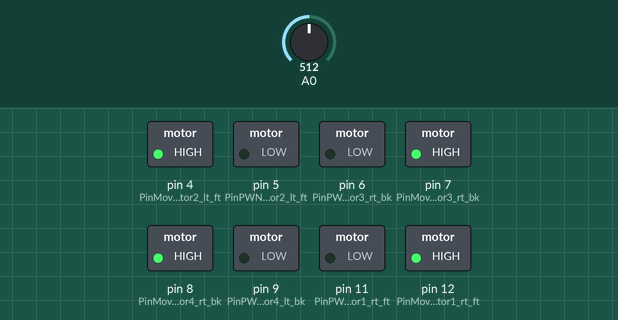
Recording of a sketch running on a simulated Arduino Uno, built with avr-gcc and run on an emulated ATmega328P. Shown: switched loads named in the sketch (green lamp = pin HIGH). The inputs (shaded band) are chosen by the test bench; at power-on: A0 = 512.

Above: at 1.8 s.
1.9 s: A0 set to 339
At 3.4 s:
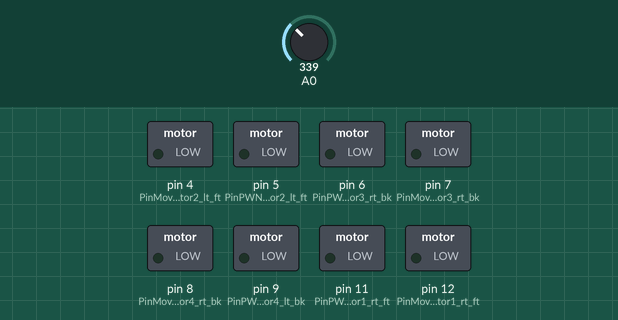
4.5 s: A0 set to 310
At 4.9 s:
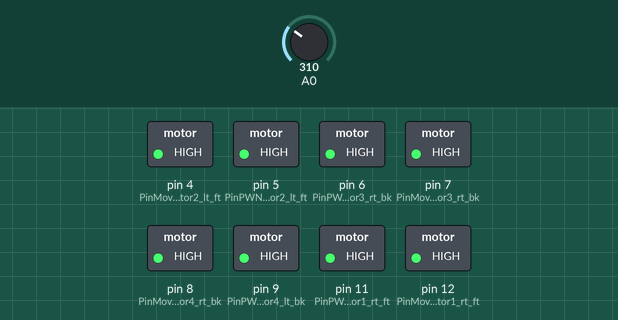
At 11.85 s:
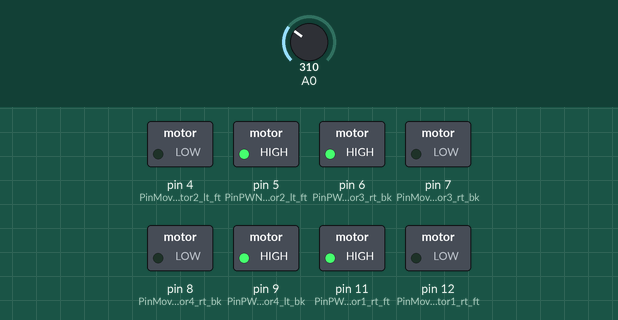
Timing chart, 0 to 12.0 s (numbered marks = the images above; inputs shaded):
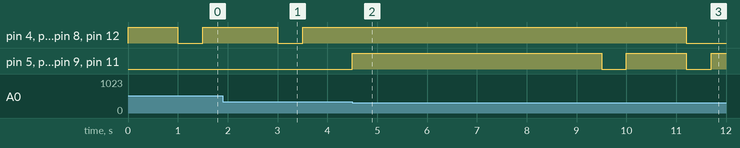

Measured:
- the behaviour switches between 326 and 325 on A0 (found by bisection; images 1 and 2)
- after the input at 4.5 s, pin 5 (PinPWN_motor2_lt_ft), pin 6 (PinPWM_motor3_rt_bk), pin 9 (PinPWM_motor4_lt_bk), pin 11 (PinPWM_motor1_rt_ft): goes HIGH 5.0 s, LOW 0.50 s, HIGH 1.2 s, LOW 0.50 s, then HIGH, starting at once

The sketch:

team_3_robotics_chassis_movement_code.ino
```cpp
//motor one: PWM pin 11, DIR pin 12 front right motor
//motor two: PWM pin 5, DIR pin 4 front left motor
//motor three: PWM pin 6, DIR pin 7 back right motor
//motor four: PWM pin 9, DIR pin 8 back left motor
//ping sensors: pin 13, pin 2

int PinPWM_motor1_rt_ft = 11; //ch 2
int PinPWN_motor2_lt_ft = 5; //ch 4
int PinPWM_motor3_rt_bk = 6; //ch 1
int PinPWM_motor4_lt_bk = 9; //ch 3

int PinMove_motor1_rt_ft = 12; //ch 2
int PinMove_motor2_lt_ft = 4; //ch 4
int PinMove_motor3_rt_bk = 7; //ch 1
int PinMove_motor4_rt_bk = 8; //ch 3

int motor_forward;
int motor_backward;
int right_turn;
int left_turn;
unsigned long start_time;
int count = 0;
int drive_time;

#define time_forward 5000; //need to measure to it takes to move 16" forward
#define time_backward 5000; //need to measure to it takes to move 16" forward
#define turn_time 1200; //time it takes to make one 90 degree turn

//rt = right, lt = left, ft = front, lt = left

void setup()
{
  Serial.begin(9600);
  pinMode(PinPWM_motor1_rt_ft, OUTPUT); //initialize motor PWM
  pinMode(PinPWN_motor2_lt_ft, OUTPUT);
  pinMode(PinPWM_motor3_rt_bk, OUTPUT);
  pinMode(PinPWM_motor4_lt_bk, OUTPUT);
  pinMode(PinMove_motor1_rt_ft, OUTPUT); //initialize motor DIR
  pinMode(PinMove_motor2_lt_ft, OUTPUT);
  pinMode(PinMove_motor3_rt_bk, OUTPUT);
  pinMode(PinMove_motor4_rt_bk, OUTPUT);
}

void loop()
{
  analogWrite(PinPWM_motor1_rt_ft, 255);
  analogWrite(PinPWN_motor2_lt_ft, 255);
  analogWrite(PinPWM_motor3_rt_bk, 255);
  analogWrite(PinPWM_motor4_lt_bk, 255);
  start_time = millis();

  while(millis() - start_time < drive_time) //check current drain
  {
    if(analogRead(0) > 325) // > 1.46 amps
    break;
  }

  switch(count++ & 3)   //switch(count) uncomment selections for conditional movement based upon sensors
  {
    case 0: //forward
    digitalWrite(PinMove_motor1_rt_ft, 1);
    digitalWrite(PinMove_motor2_lt_ft, 1);
    digitalWrite(PinMove_motor3_rt_bk, 1);
    digitalWrite(PinMove_motor4_rt_bk, 1);
    drive_time = time_forward; //comment out after testing driveability
    //delay(1000);
    //count++;
    break;

    case 1: //turn right
    analogWrite(PinPWM_motor1_rt_ft, 50);
    analogWrite(PinPWM_motor3_rt_bk, 50);

    digitalWrite(PinMove_motor1_rt_ft, 1);
    digitalWrite(PinMove_motor2_lt_ft, 1);
    digitalWrite(PinMove_motor3_rt_bk, 1);
    digitalWrite(PinMove_motor4_rt_bk, 1);
    drive_time = turn_time; //comment out after testing driveability
    //delay(1500);
    //count++;
    break;

    case 2: //backward
    digitalWrite(PinMove_motor1_rt_ft, 0);
    digitalWrite(PinMove_motor2_lt_ft, 0);
    digitalWrite(PinMove_motor3_rt_bk, 0);
    digitalWrite(PinMove_motor4_rt_bk, 0);
    drive_time = time_backward; //comment out after testing driveability
    //delay(1000);
    //count++;
    break;

    case 3: //turn left
    analogWrite(PinPWN_motor2_lt_ft, 50);
    analogWrite(PinPWM_motor4_lt_bk, 50);

    digitalWrite(PinMove_motor1_rt_ft, 1);
    digitalWrite(PinMove_motor2_lt_ft, 1);
    digitalWrite(PinMove_motor3_rt_bk, 1);
    digitalWrite(PinMove_motor4_rt_bk, 1);
    drive_time = turn_time; //comment out after testing driveability
    //delay(1500);
    //count++;
    break;

  } //end of switch

  analogWrite(PinPWM_motor1_rt_ft, 0);
  analogWrite(PinPWN_motor2_lt_ft, 0);
  analogWrite(PinPWM_motor3_rt_bk, 0);
  analogWrite(PinPWM_motor4_lt_bk, 0);
  delay(500);

} //end of loop
```
